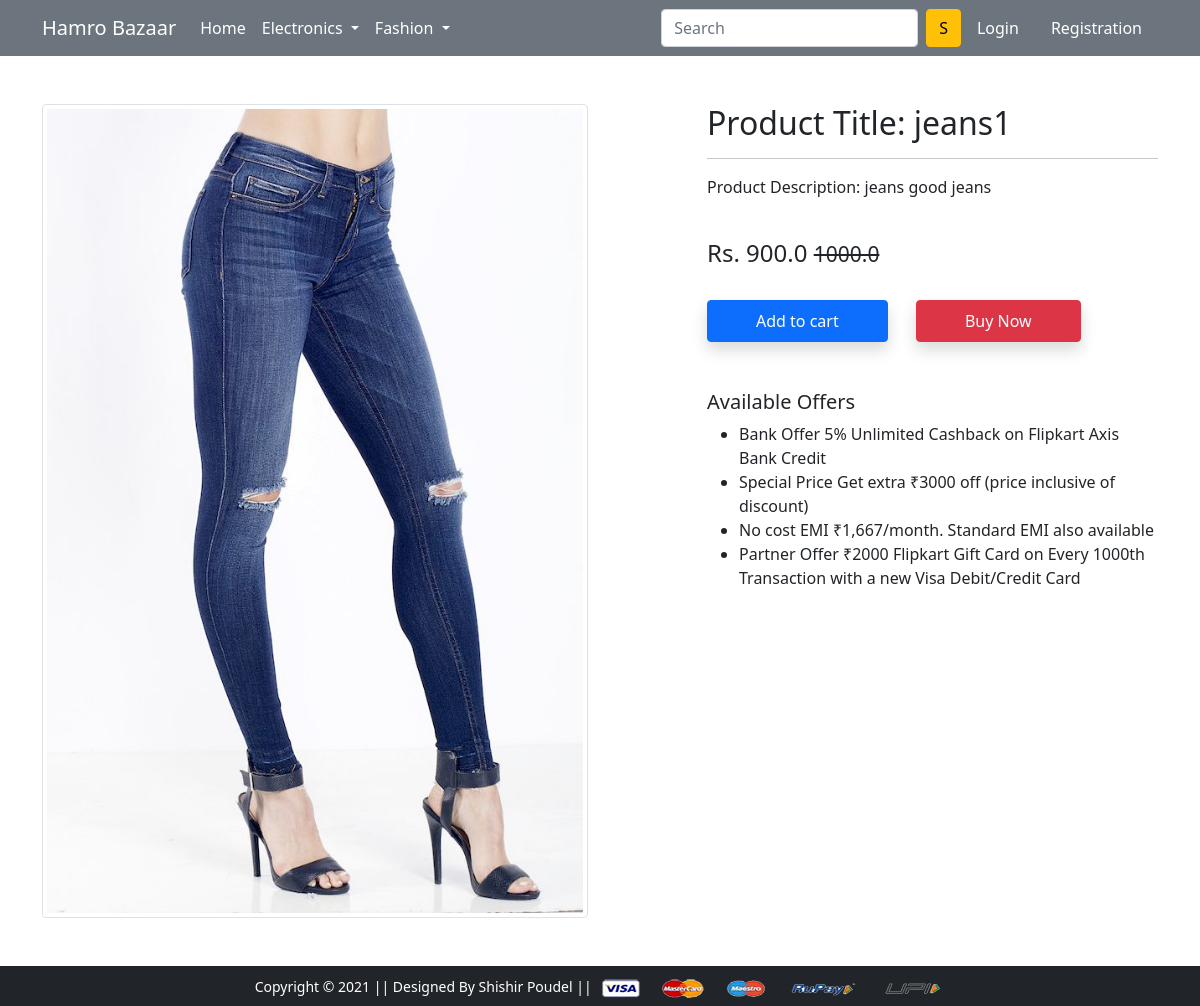
Screenshot of /product-detail/2 with the database file from the repository.
### app/models.py (models this page shows, shortened)
class Product(models.Model):
    title=models.CharField(max_length=100)
    selling_price=models.FloatField()
    discounted_price = models.FloatField()
    description = models.TextField()
    brand = models.CharField(max_length=100)
    category=models.CharField(choices=CATEGORY_CHOICES,max_length=2)
    product_image=models.ImageField(upload_to='productimg')

### app/views.py (the view)
# urls.py: path('product-detail/<int:pk>', views.ProductDetailView.as_view(), name='product-detail'),
class ProductDetailView(View):
    def get(self,request,pk):
        product = Product.objects.get(pk=pk)
        item_already_in_cart=False
        if request.user.is_authenticated:
            item_already_in_cart=Cart.objects.filter(Q(product=product.id) & Q(user=request.user)).exists()
        return render(request, 'app/productdetail.html',{'product':product, 'item_already_in_cart':item_already_in_cart})

### app/templates/app/productdetail.html (shortened to what this page needs)
{% extends 'app/base.html' %}
{% load static %}
{% block main-content %}
<div class="container my-5">
 <div class="row">
  <div class="col-sm-6 text-center align-self-center">
   <img src="{{product.product_image.url}}" alt="" class="img-fluid img-thumbnail">
  </div>
  <div class="col-sm-5 offset-sm-1">
   <h2>Product Title: {{product.title}}</h2>
   <hr>
   <p>Product Description: {{product.description}}</p> <br>
   <h4>Rs. {{product.discounted_price}} <small class="fw-light text-decoration-line-through">{{product.selling_price}}</small></h4> <br>
    {% if not request.user.is_authenticated %}
    <form action="/add-to-cart" class="d-inline">
        <button type="submit" class="btn btn-primary shadow px-5 py-2">Add to cart</button>
     </form>
    {% endif %}
   <a href="{% url 'checkout' %}" class="btn btn-danger shadow px-5 py-2 ms-4">Buy Now</a>
   <h5 class="mt-5">Available Offers</h5>
   <ul>
    <li>Bank Offer 5% Unlimited Cashback on Flipkart Axis Bank Credit</li>
    <li>Special Price Get extra ₹3000 off (price inclusive of discount)</li>
    <li>No cost EMI ₹1,667/month. Standard EMI also available</li>
    <li>Partner Offer ₹2000 Flipkart Gift Card on Every 1000th Transaction with a new Visa Debit/Credit Card</li>
   </ul>
  </div>
 </div>
</div>
{% endblock main-content %}

### rows the page displays
Product: product_image (picture), title "jeans1", description "jeans good jeans", discounted_price "900.0", selling_price "1000.0"
